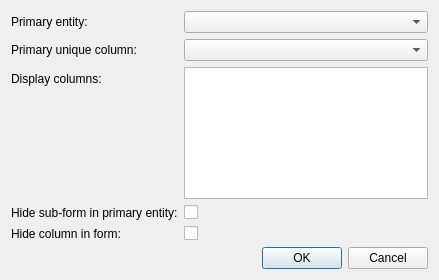
<?xml version="1.0" encoding="UTF-8"?>
<ui version="4.0">
    <class>FKProperty</class>
    <widget class="QDialog" name="FKProperty">
        <property name="geometry">
            <rect>
                <x>0</x>
                <y>0</y>
                <width>439</width>
                <height>280</height>
            </rect>
        </property>
        <property name="windowTitle">
            <string>Foreign key editor</string>
        </property>
        <layout class="QFormLayout" name="formLayout">
            <item row="0" column="0">
                <widget class="QLabel" name="label">
                    <property name="maximumSize">
                        <size>
                            <width>200</width>
                            <height>16777215</height>
                        </size>
                    </property>
                    <property name="text">
                        <string>Primary entity:</string>
                    </property>
                </widget>
            </item>
            <item row="0" column="1">
                <widget class="QComboBox" name="cboPrimaryEntity">
                    <property name="sizePolicy">
                        <sizepolicy hsizetype="Expanding" vsizetype="Fixed">
                            <horstretch>1</horstretch>
                            <verstretch>0</verstretch>
                        </sizepolicy>
                    </property>
                </widget>
            </item>
            <item row="1" column="0">
                <widget class="QLabel" name="label_2">
                    <property name="sizePolicy">
                        <sizepolicy hsizetype="Fixed" vsizetype="Preferred">
                            <horstretch>0</horstretch>
                            <verstretch>0</verstretch>
                        </sizepolicy>
                    </property>
                    <property name="maximumSize">
                        <size>
                            <width>200</width>
                            <height>16777215</height>
                        </size>
                    </property>
                    <property name="text">
                        <string>Primary unique column:</string>
                    </property>
                </widget>
            </item>
            <item row="1" column="1">
                <widget class="QComboBox" name="cboPrimaryUKey">
                    <property name="sizePolicy">
                        <sizepolicy hsizetype="Expanding" vsizetype="Fixed">
                            <horstretch>1</horstretch>
                            <verstretch>0</verstretch>
                        </sizepolicy>
                    </property>
                </widget>
            </item>
            <item row="2" column="0">
                <widget class="QLabel" name="label_3">
                    <property name="text">
                        <string>Display columns:</string>
                    </property>
                </widget>
            </item>
            <item row="5" column="1">
                <widget class="QDialogButtonBox" name="buttonBox">
                    <property name="orientation">
                        <enum>Qt::Horizontal</enum>
                    </property>
                    <property name="standardButtons">
                        <set>QDialogButtonBox::Cancel|QDialogButtonBox::Ok</set>
                    </property>
                </widget>
            </item>
            <item row="3" column="1">
                <widget class="QCheckBox" name="show_in_parent_chk">
                    <property name="text">
                        <string/>
                    </property>
                </widget>
            </item>
            <item row="4" column="1">
                <widget class="QCheckBox" name="show_in_child_chk">
                    <property name="text">
                        <string/>
                    </property>
                </widget>
            </item>
            <item row="3" column="0">
                <widget class="QLabel" name="hide_sub_form_lbl">
                    <property name="text">
                        <string>Hide sub-form in primary entity:</string>
                    </property>
                </widget>
            </item>
            <item row="4" column="0">
                <widget class="QLabel" name="label_5">
                    <property name="text">
                        <string>Hide column in form:</string>
                    </property>
                </widget>
            </item>
            <item row="2" column="1">
                <widget class="QListView" name="lvDisplayCol">
                    <property name="sizePolicy">
                        <sizepolicy hsizetype="Expanding" vsizetype="Expanding">
                            <horstretch>1</horstretch>
                            <verstretch>0</verstretch>
                        </sizepolicy>
                    </property>
                </widget>
            </item>
        </layout>
    </widget>
    <resources/>
    <connections>
        <connection>
            <sender>buttonBox</sender>
            <signal>accepted()</signal>
            <receiver>FKProperty</receiver>
            <slot>accept()</slot>
            <hints>
                <hint type="sourcelabel">
                    <x>248</x>
                    <y>254</y>
                </hint>
                <hint type="destinationlabel">
                    <x>157</x>
                    <y>274</y>
                </hint>
            </hints>
        </connection>
        <connection>
            <sender>buttonBox</sender>
            <signal>rejected()</signal>
            <receiver>FKProperty</receiver>
            <slot>reject()</slot>
            <hints>
                <hint type="sourcelabel">
                    <x>316</x>
                    <y>260</y>
                </hint>
                <hint type="destinationlabel">
                    <x>286</x>
                    <y>274</y>
                </hint>
            </hints>
        </connection>
    </connections>
</ui>
